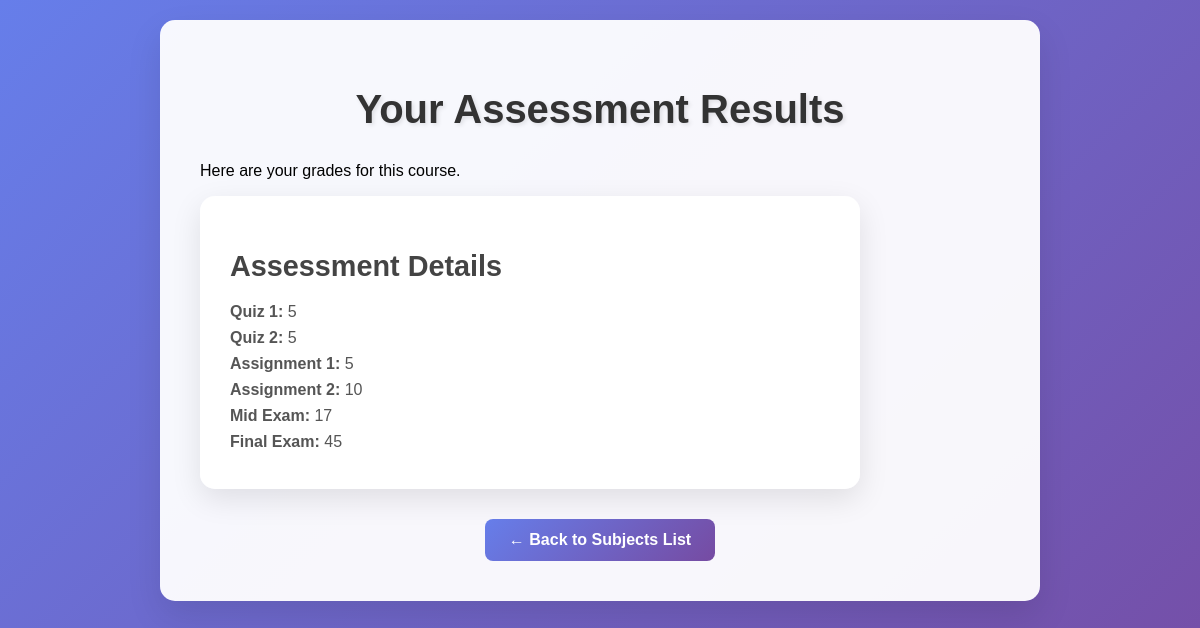
The page /assessment_list/1/ (signed in) on the database its author committed.
### main/models.py (models this page shows)
class Assessment(models.Model):
    quiz1 = models.IntegerField(default=0)
    quiz2 = models.IntegerField(default=0)
    assignment1 = models.IntegerField(default=0)
    assignment2 = models.IntegerField(default=0)
    mid_exam = models.IntegerField(default=0)
    final_exam = models.IntegerField(default=0)
    course = models.ForeignKey(Subject, on_delete=models.CASCADE , related_name='assessment')
    student = models.ForeignKey(CustomUserModel, on_delete=models.CASCADE, related_name='assessments')

### main/views.py (the view)
# urls.py: path('assessment_list/<int:id>/',AssessmentListView.as_view(), name= 'assessment_list'),
class AssessmentListView(ListView):
    model = Assessment
    context_object_name = 'assessment'
    template_name = 'main/student_assessments_list.html'
    def get_queryset(self):
        course = Subject.objects.get(id = self.kwargs['id'])
        return Assessment.objects.get(course = course, student=self.request.user)

### main/templates/main/student_assessments_list.html (shortened to what this page needs)
<!DOCTYPE html>
<html lang="en">
<head>
    {% load static %}
    <link rel="stylesheet" href="{% static 'main/base.css' %}">
</head>
<body>
    <div class="container">
        <h1>Your Assessment Results</h1>
        <p>Here are your grades for this course.</p>
            <div class="profile-card" style="margin-bottom: 20px;">
                <h2>Assessment Details</h2>
                <div class="profile-info">
                    <p><strong>Quiz 1:</strong> {{ assessment.quiz1 }}</p>
                    <p><strong>Quiz 2:</strong> {{ assessment.quiz2 }}</p>
                    <p><strong>Assignment 1:</strong> {{ assessment.assignment1 }}</p>
                    <p><strong>Assignment 2:</strong> {{ assessment.assignment2 }}</p>
                    <p><strong>Mid Exam:</strong> {{ assessment.mid_exam }}</p>
                    <p><strong>Final Exam:</strong> {{ assessment.final_exam }}</p>
                </div>
            </div>
        <div style="text-align: center; margin-top: 30px;">
            <a href="{% url 'course_list' %}" style="display: inline-block; padding: 12px 24px; background: linear-gradient(135deg, #667eea 0%, #764ba2 100%); color: white; text-decoration: none; border-radius: 8px; font-weight: bold;">← Back to Subjects List</a>
        </div>
    </div>
</body>
</html>

### main/static/main/base.css (style rules this page uses)
body { font-family: 'Arial', sans-serif; background: linear-gradient(135deg, #667eea 0%, #764ba2 100%); margin: 0; padding: 0; min-height: 100vh; }
.container { background: rgba(255, 255, 255, 0.95); border-radius: 15px; box-shadow: 0 15px 35px rgba(0, 0, 0, 0.1); padding: 40px; max-width: 800px; width: 100%; margin: 20px auto; }
h1 { color: #333; text-align: center; margin-bottom: 30px; font-size: 2.5em; text-shadow: 2px 2px 4px rgba(0, 0, 0, 0.1); }
h2 { color: #444; margin-bottom: 20px; font-size: 1.8em; }
a { color: #667eea; text-decoration: none; transition: color 0.3s ease; }
.profile-card { background: rgba(255, 255, 255, 0.95); border-radius: 15px; padding: 30px; box-shadow: 0 10px 30px rgba(0, 0, 0, 0.1); max-width: 600px; width: 100%; margin-bottom: 20px; }
.profile-info { text-align: left; }
.profile-info p { margin: 8px 0; font-size: 16px; color: #555; }

### rows shown on the page
Assessment: quiz1 "5", quiz2 "5", assignment1 "5", assignment2 "10", mid_exam "17", final_exam "45"
